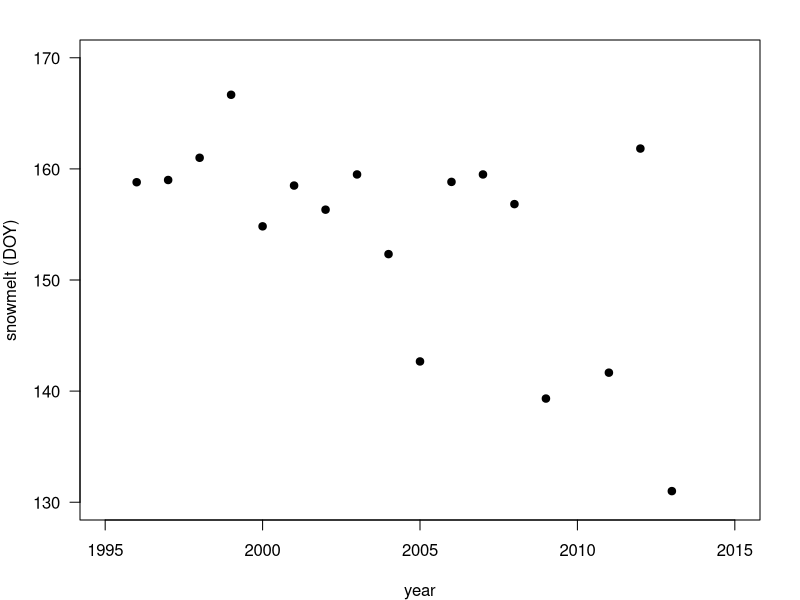
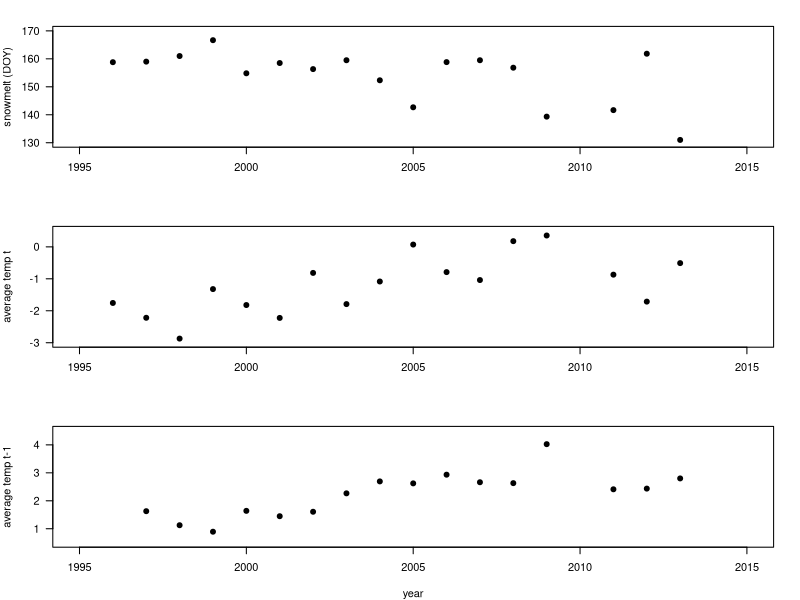
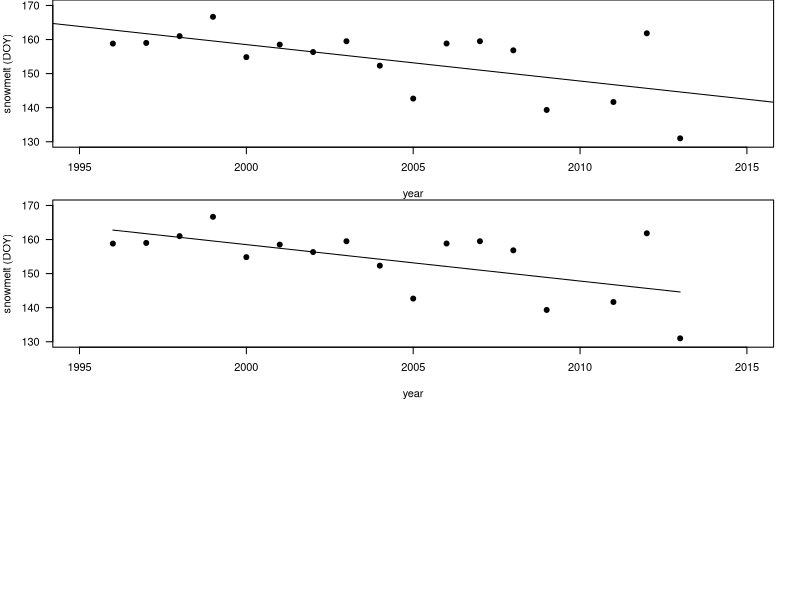
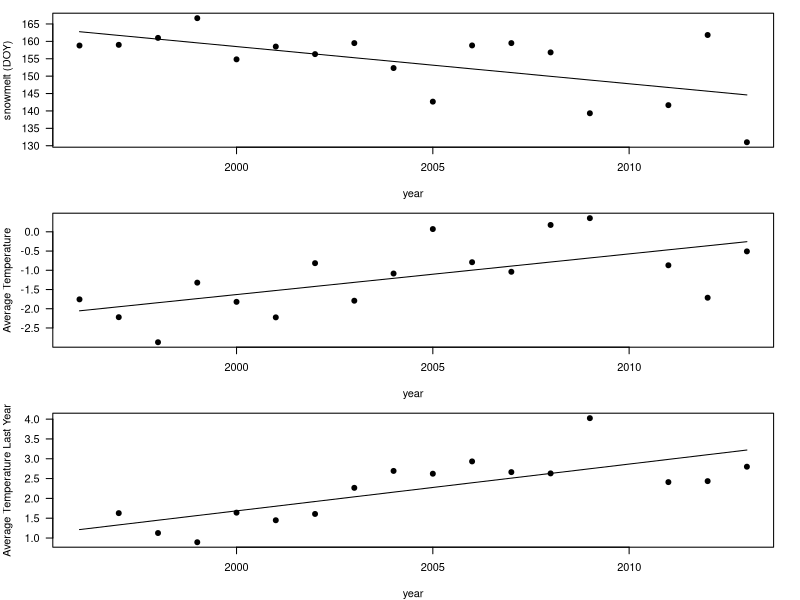
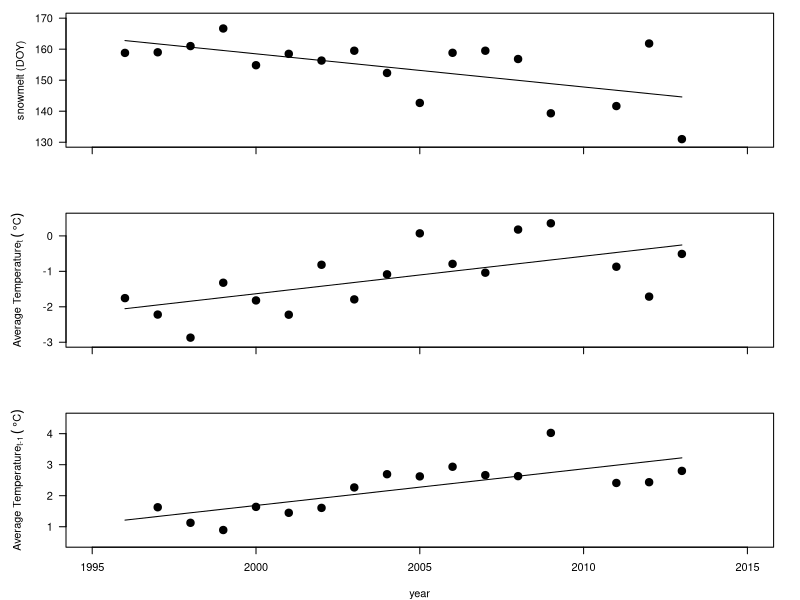
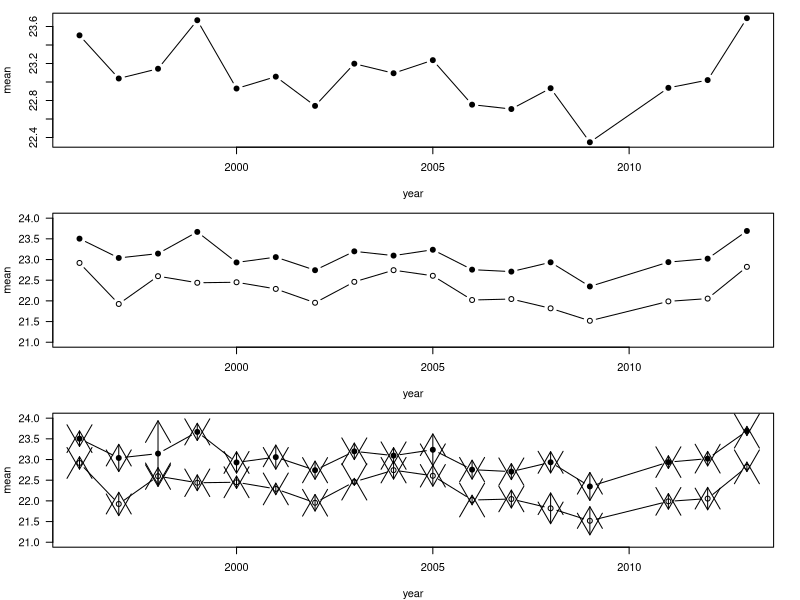
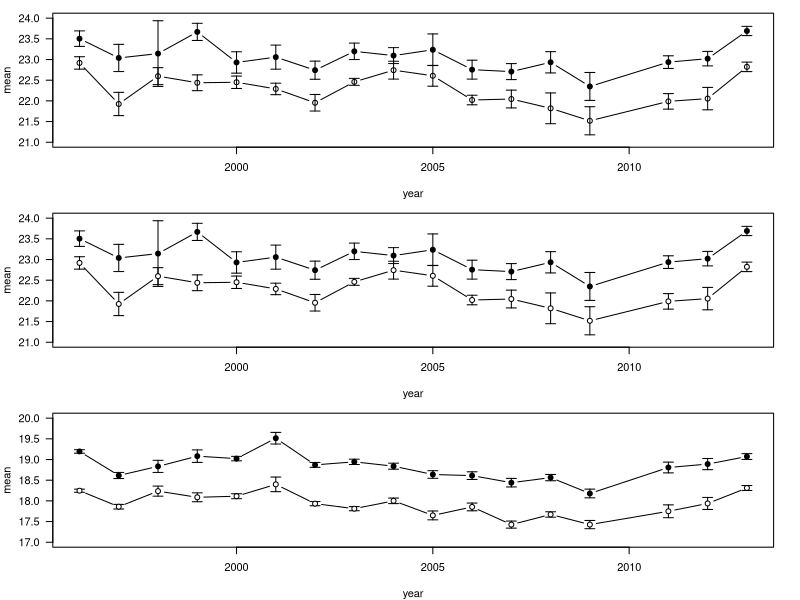
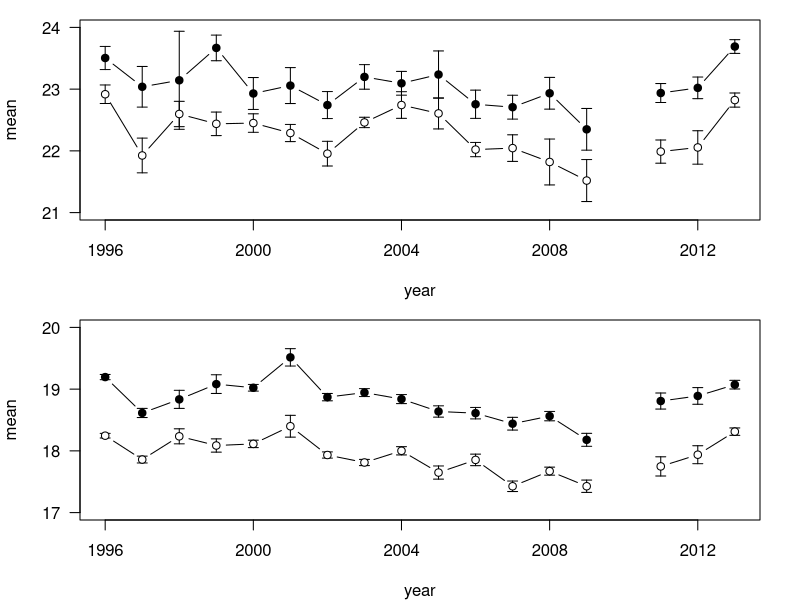

Reproduce these figures in R, in order.
## ---- chunk 1
library(knitr)
knitr::opts_chunk$set(tidy.opts=list(width.cutoff=60),tidy=TRUE)
## ---- chunk 2

#import the data
boloria=read.csv("data/boloria.csv")
colias=read.csv("data/colias.csv")
str(boloria) #look at one of the dataframes
## ---- chunk 3
snow.years=aggregate(boloria$snow, list(boloria$year), mean) #take mean of snowmelt day for each year. Since all values for a given year is the same, taking the mean just returns that value
head(snow.years) #just show the first 6 lines. 
## ---- chunk 4
year.dat=aggregate(boloria[c("snow", "mayjun", "mayaug.1")], list(year=boloria$year), mean)
#note:"year=boloria$year" inside the list() function just allows us to name the output column when creating it.
head(year.dat) #look at first 6 lines
## ---- chunk 5
par(mar=c(4,4,2,2))
plot(year.dat$year, year.dat$snow, pch=19, xlab="year", ylab="snowmelt (DOY)", las=1, ylim=c(130, 170), yaxp=c(130, 170, 4), xlim=c(1995, 2015), xaxp=c(1995, 2015, 4))
## ---- chunk 6
par(mar=c(4,4,2,2), mfrow=c(3,1))
plot(year.dat$year, year.dat$snow, pch=19, xlab="", ylab="snowmelt (DOY)", las=1, ylim=c(130, 170), yaxp=c(130, 170, 4), xlim=c(1995, 2015), xaxp=c(1995, 2015, 4))

plot(year.dat$year, year.dat$mayjun, pch=19, xlab="", ylab="average temp t", las=1, ylim=c(-3, 0.5), yaxp=c(-3, 0, 3), xlim=c(1995, 2015), xaxp=c(1995, 2015, 4))

plot(year.dat$year, year.dat$mayaug.1, pch=19, xlab="year", ylab="average temp t-1", las=1, ylim=c(0.5, 4.5), yaxp=c(1, 4, 3), xlim=c(1995, 2015), xaxp=c(1995, 2015, 4))
## ---- chunk 7
fit.snow=lm(snow~year, data=year.dat)
class(fit.snow)
## ---- chunk 8
summary(fit.snow)
## ---- chunk 9
par(mar=c(4,4,0,2))
plot(year.dat$year, year.dat$snow, pch=19, xlab="year", ylab="snowmelt (DOY)", las=1, ylim=c(130, 170), yaxp=c(130, 170, 4), xlim=c(1995, 2015), xaxp=c(1995, 2015, 4)) #plot the snowmelt data
abline(fit.snow) #plot the regression line that results from the regression fit (from section 5.2.2)
## ---- chunk 10
xv=seq(1996, 2013, 1) #The range of x-values that I want to fit the line to
predict.snow=predict(fit.snow, list(year=xv)) #predicted values that correspond to those x-values.
predict.snow
## ---- chunk 11
par(mar=c(4,4,0,2))
plot(year.dat$year, year.dat$snow, pch=19, xlab="year", ylab="snowmelt (DOY)", las=1, ylim=c(130, 170), yaxp=c(130, 170, 4), xlim=c(1995, 2015), xaxp=c(1995, 2015, 4))
lines(xv, predict.snow)
## ---- chunk 12
###Regression models
fit.snow=lm(snow~year, data=year.dat) #regression fit for snowmelt date
fit.mayjun=lm(mayjun~year, data=year.dat) #regression fit for May-June temp
fit.mayaug.1=lm(mayaug.1~year, data=year.dat) #regression fit for May-Aug temp from last year.

#set up fit line x- and y-values
xv=seq(1996, 2013, 1)
predict.snow=predict(fit.snow, list(year=xv))
predict.mayjun=predict(fit.mayjun, list(year=xv))
predict.mayaug.1=predict(fit.mayaug.1, list(year=xv))

#plot multi-panel figure
par(mfrow=c(3,1), mar=c(4,4,1,2))

plot(year.dat$year, year.dat$snow, pch=19, xlab="year", ylab="snowmelt (DOY)", las=1)
lines(xv, predict.snow)

plot(year.dat$year, year.dat$mayjun, pch=19, xlab="year", ylab="Average Temperature", las=1)
lines(xv, predict.mayjun)

plot(year.dat$year, year.dat$mayaug.1, pch=19, xlab="year", ylab="Average Temperature Last Year", las=1)
lines(xv, predict.mayaug.1)

## ---- chunk 13
par(mfrow=c(3,1), xpd=T)
par(mar=c(4, 5, 1, 2))
plot(year.dat$year, year.dat$snow, pch=19,  ylab="snowmelt (DOY)", las=1, ylim=c(130, 170), yaxp=c(130, 170, 4), xlim=c(1995, 2015), xaxp=c(1995, 2015, 4), xlab="", xaxt="n", cex=1.5)
axis(side=1, labels=FALSE)
lines(xv, predict.snow)
text(1990, 170, substitute(italic("(a)")))
par(mar=c(4, 5, 1, 2))
plot(year.dat$year, year.dat$mayjun, pch=19, ylab=expression(paste("Average Temperature"["t"]," ", (~degree*C))), las=1, ylim=c(-3, 0.5), yaxp=c(-3, 0, 3), xlim=c(1995, 2015), xaxp=c(1995, 2015, 4), xlab="", xaxt="n", cex=1.5)
axis(side=1, labels=FALSE)
lines(xv, predict.mayjun)
text(1990, 0.5, substitute(italic("(b)")))
par(mar=c(4, 5, 1, 2))
plot(year.dat$year, year.dat$mayaug.1, pch=19, xlab="year", ylab=expression(paste("Average Temperature"["t-1"]," ", (~degree*C))), las=1, ylim=c(0.5, 4.5), yaxp=c(1, 4, 3), xlim=c(1995, 2015), xaxp=c(1995, 2015, 4), cex=1.5)
lines(xv, predict.mayaug.1)
text(1990, 4.5, substitute(italic("(c)")))
## ---- chunk 14
wl.colias=aggregate(WL~year+sex, data=colias, mean) #calculate the mean of WL by year and sex for the colias dataset.
head(wl.colias)
## ---- chunk 15
names(wl.colias)=c("year", "sex", "mean")
## ---- chunk 16
par(mar=c(4,4,1,2))
plot(mean~year, data=subset(wl.colias, sex=="f"), type="b", pch=19)
## ---- chunk 17
par(mar=c(4,4,1,2))
plot(mean~year, data=subset(wl.colias, sex=="f"), type="b", pch=19, ylim=c(21,24), xlim=c(1996,2013), las=1)
points(mean~year, data=subset(wl.colias, sex=="m"), type="b", pch=1)
## ---- chunk 18
sqrt(var(colias$WL)/length(colias$WL)) #the standard error of the mean of WL for the entire sample of Colias butterflies. 
## ---- chunk 19
se=function(x) {sqrt(var(x)/length(x))} #create a new function called se() that will take a vector, x, and divide the variance of the vector by its length, then take its square-root.
## ---- chunk 20
se(colias$WL)
## ---- chunk 21
wl.se.colias=aggregate(WL~year+sex, data=colias, se)
head(wl.se.colias)
#let's add the standard errors to the wl.colias dataframe
wl.colias$se=wl.se.colias[,3]
head(wl.colias)
## ---- chunk 22
par(mar=c(4,4,1,2))

plot(mean~year, data=subset(wl.colias, sex=="f"), type="b", pch=19, ylim=c(21,24), xlim=c(1996,2013), las=1)
points(mean~year, data=subset(wl.colias, sex=="m"), type="b", pch=1)
arrows(wl.colias$year, wl.colias$mean+wl.colias$se, wl.colias$year, wl.colias$mean-wl.colias$se, code=3) #code=3 draws double-sided arrows
## ---- chunk 23
par(mar=c(4,4,1,2))
plot(mean~year, data=subset(wl.colias, sex=="f"), type="b", pch=19, ylim=c(21,24), xlim=c(1996,2013), las=1)
points(mean~year, data=subset(wl.colias, sex=="m"), type="b", pch=1)
arrows(wl.colias$year, wl.colias$mean+wl.colias$se, wl.colias$year, wl.colias$mean-wl.colias$se, code=3, angle=90, length=0.05) 
## ---- chunk 24
wl.boloria=aggregate(WL~year+sex, data=boloria, mean)
ses=aggregate(WL~year+sex, data=boloria, se)
wl.boloria$se=ses[,3]
names(wl.boloria)=c("year", "sex", "mean", "se")
head(wl.boloria)
## ---- chunk 25
points_se=function(data, color) {
  arrows(data$year, data$mean+data$se, data$year, data$mean-data$se, code=3, angle=90, length=0.05)
  points(data$year, data$mean, type="b", pch=21, bg=color) 
  #note: by using pch = 21, we can make points that will be filled with color designated by "bg="
}
## ---- chunk 26
par(mar=c(4,4,1,2))
plot(mean~year,data=wl.colias, type="n", ylim=c(21,24), xlim=c(1996,2013), las=1)
points_se(data=subset(wl.colias, sex=="f"),  color="black") #plot just female data
points_se(data=subset(wl.colias, sex=="m"), color="white") #plot just male data
## ---- chunk 27
par(mar=c(4,4,1,2))
plot(mean~year,data=wl.boloria, type="n", ylim=c(17,20), xlim=c(1996,2013), las=1)
points_se(data=subset(wl.boloria, sex=="f"),  color="black") #plot just female data
points_se(data=subset(wl.boloria, sex=="m"), color="white") #plot just male data
## ---- chunk 28
par(mar=c(4,4,1,2), mfrow=c(2,1))

plot(mean~year,data=wl.colias, type="n", ylim=c(21,24), xlim=c(1996,2013), xaxp=c(1996, 2012, 4), yaxp=c(21, 24,3), las=1)
points_se(data=subset(wl.colias, sex=="f"&year<2010),  color="black") #plot just female data for years <2010
points_se(data=subset(wl.colias, sex=="f"&year>2010),  color="black") #plot just female data for years >2010
points_se(data=subset(wl.colias, sex=="m"&year<2010), color="white") #plot just male data for years <2010
points_se(data=subset(wl.colias, sex=="m"&year>2010), color="white") #plot just male data for years >2010

plot(mean~year,data=wl.boloria, type="n", ylim=c(17,20), xlim=c(1996,2013), xaxp=c(1996, 2012, 4), yaxp=c(17, 20,3), las=1)
points_se(data=subset(wl.boloria, sex=="f"&year<2010),  color="black") 
points_se(data=subset(wl.boloria, sex=="f"&year>2010),  color="black") 
points_se(data=subset(wl.boloria, sex=="m"&year<2010), color="white") 
points_se(data=subset(wl.boloria, sex=="m"&year>2010), color="white") 
## ---- chunk 29
wl.colias$mayaug.1=year.dat[match(wl.colias$year, year.dat$year), "mayaug.1"]
wl.boloria$mayaug.1=year.dat[match(wl.boloria$year, year.dat$year), "mayaug.1"]
## ---- chunk 30
par(mar=c(4,4,1,2))
plot(mean~mayaug.1, data=wl.colias, pch=21, bg=c("black", "white")[as.numeric(sex)], xlim=c(0,5), las=1,
     xlab="May-Aug temp (t-1)", ylab="average wing length (mm)")
## ---- chunk 31
fit.col_f=lm(mean~mayaug.1, data=subset(wl.colias, sex=="f"))
fit.col_m=lm(mean~mayaug.1, data=subset(wl.colias, sex=="m"))
## ---- chunk 32
par(mar=c(4,4,1,2))
xv=c(0.89, 4.02) #take the two extreme x-values I want the fit line to connect
predict.col.f=predict(fit.col_f, list(mayaug.1=xv)) #get the y-values at the ends of the line for female
predict.col.m=predict(fit.col_m, list(mayaug.1=xv)) #get the y-values at the ends of the line for male

plot(mean~mayaug.1, data=wl.colias, pch=21, bg=c("black", "white")[as.numeric(sex)], xlim=c(0,5), las=1,
     xlab="May-Aug temp (t-1)", ylab="average wing length (mm)")
lines(xv, predict.col.f)
lines(xv, predict.col.m)
## ---- chunk 33
fit.bol_f=lm(mean~mayaug.1, data=subset(wl.boloria, sex=="f"))
fit.bol_m=lm(mean~mayaug.1, data=subset(wl.boloria, sex=="m"))
par(mar=c(4,4,1,2))
xv=c(0.89, 4.02) #take the two extreme x-values I want the fit line to connect
predict.bol.f=predict(fit.bol_f, list(mayaug.1=xv)) #get the y-values at the ends of the line for female
predict.bol.m=predict(fit.bol_m, list(mayaug.1=xv)) #get the y-values at the ends of the line for male

plot(mean~mayaug.1, data=wl.boloria, pch=21, bg=c("black", "white")[as.numeric(sex)], xlim=c(0,5), las=1,
     xlab="May-Aug temp (t-1)", ylab="average wing length (mm)")
lines(xv, predict.bol.f)
lines(xv, predict.bol.m)

